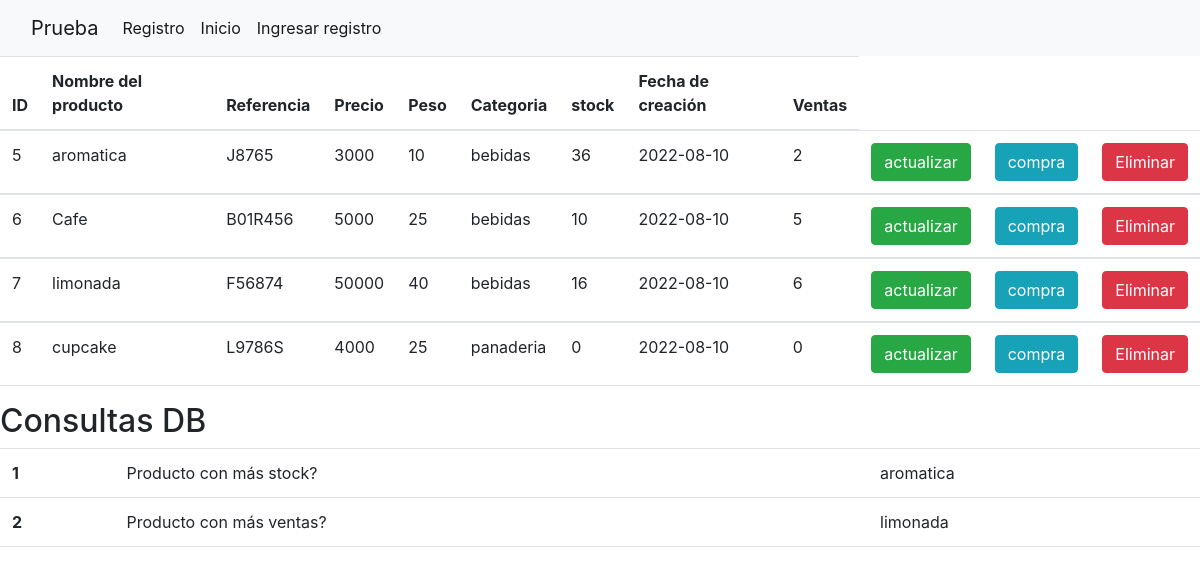
The page /vistas/index.php on the database its author committed.
### tables this page shows
CREATE TABLE `productos` (
  `ID` int(32) NOT NULL,
  `nombre` varchar(255) NOT NULL,
  `referencia` varchar(255) NOT NULL,
  `precio` int(255) NOT NULL,
  `peso` int(255) NOT NULL,
  `categoria` varchar(255) NOT NULL,
  `stock` int(32) NOT NULL,
  `fecha` date NOT NULL,
  `ventas` int(11) NOT NULL
);

### vistas/index.php (the view, shortened to what this page needs)
<?php
include_once("../conexion/conexion.php");
?>
<!DOCTYPE html>
<html lang="en">
<head>
    <link href="https://cdn.jsdelivr.net/npm/bootstrap@5.2.0/dist/css/bootstrap.min.css" rel="stylesheet">
    <link rel="stylesheet" href="https://stackpath.bootstrapcdn.com/bootstrap/4.1.3/css/bootstrap.min.css">
</head>
<body>
<nav class="navbar navbar-expand-lg bg-light">
  <div class="container-fluid">
    <a class="navbar-brand" href="index.php">Prueba</a>
    <div class="collapse navbar-collapse" id="navbarSupportedContent">
      <ul class="navbar-nav me-auto mb-2 mb-lg-0">
        <li class="nav-item">
            <a class="nav-link active" aria-current="page" href="registro.php">Registro</a>
        </li>
        <li class="nav-item">
          <a class="nav-link active" aria-current="page" href="inicio.php">Inicio</a>
        </li>
        <li class="nav-item">
          <a class="nav-link active" aria-current="page" href="ingresar.php">Ingresar registro</a>
        </li>
      </ul>
    </div>
  </div>
</nav>
<table class="table">
  <thead>
    <tr>
    <th scope="col">ID</th>
      <th scope="col">Nombre del producto</th>
      <th scope="col">Referencia</th>
      <th scope="col">Precio</th>
      <th scope="col">Peso</th>
      <th scope="col">Categoria</th>
      <th scope="col">stock</th>
      <th scope="col">Fecha de creación</th>
      <th scope="col">Ventas</th>
    </tr>
  </thead>
    <?php
      $res = mysqli_query ($conn,"SELECT * FROM productos");
       while($row = mysqli_fetch_array($res)){
      ?>
  <tbody>
    <tr>
      <td id="codigo" name="codigo"><?=$row[0]?></td>
      <td><?=$row[1]?></td>
      <td><?=$row[2]?></td>
      <td><?=$row[3]?></td>
      <td><?=$row[4]?></td>
      <td><?=$row[5]?></td>
      <td><?=$row[6]?></td>
      <td><?=$row[7]?></td>
      <td><?=$row[8]?></td>
      <td><a href= "editar.php?ID=<?php echo $row[0]?>" type="button"  class="btn btn-success">actualizar</a></td>
      <td><a href= "compra.php?ID=<?php echo $row[0]?>" type="button"  class="btn btn-info">compra</a></td>
     <td><button type="button" class="btn btn-danger" data-bs-toggle="modal" data-bs-target="#exampleModal">Eliminar</button></td>
      <?php
      }
      ?>
    </tr>
  </tbody>
</table>
<h2>Consultas DB</h2>
<table class="table">
  <tbody>
  <?php
      $res = mysqli_query ($conn, "SELECT nombre FROM productos WHERE stock = (SELECT MAX(stock ) FROM productos);");
       while($row = mysqli_fetch_array($res)){
      ?>
    <tr>
      <th scope="row">1</th>
      <td>Producto con más stock?</td>
      <td><?=$row[0]?></td>
    </tr>
    <?php
      }
      ?>
    <?php
      $res = mysqli_query ($conn, "SELECT nombre FROM productos WHERE ventas = (SELECT MAX(ventas) FROM productos);");
       while($row = mysqli_fetch_array($res)){
      ?>
    <tr>
      <th scope="row">2</th>
      <td>Producto con más ventas?</td>
      <td><?=$row[0]?></td>
    </tr>
    <?php
      }
      ?>
  </tbody>
</table>
</body>
</html>

### rows shown on the page
productos: ID "5", nombre "aromatica", referencia "J8765", precio "3000", peso "10", categoria "bebidas", stock "36", fecha "2022-08-10", ventas "2"
productos: ID "6", nombre "Cafe", referencia "B01R456", precio "5000", peso "25", categoria "bebidas", stock "10", fecha "2022-08-10", ventas "5"
productos: ID "7", nombre "limonada", referencia "F56874", precio "50000", peso "40", categoria "bebidas", stock "16", fecha "2022-08-10", ventas "6"
productos: ID "8", nombre "cupcake", referencia "L9786S", precio "4000", peso "25", categoria "panaderia", stock "0", fecha "2022-08-10", ventas "0"

### other values the page prints
$row[0] "aromatica"
$row[0] "limonada"
